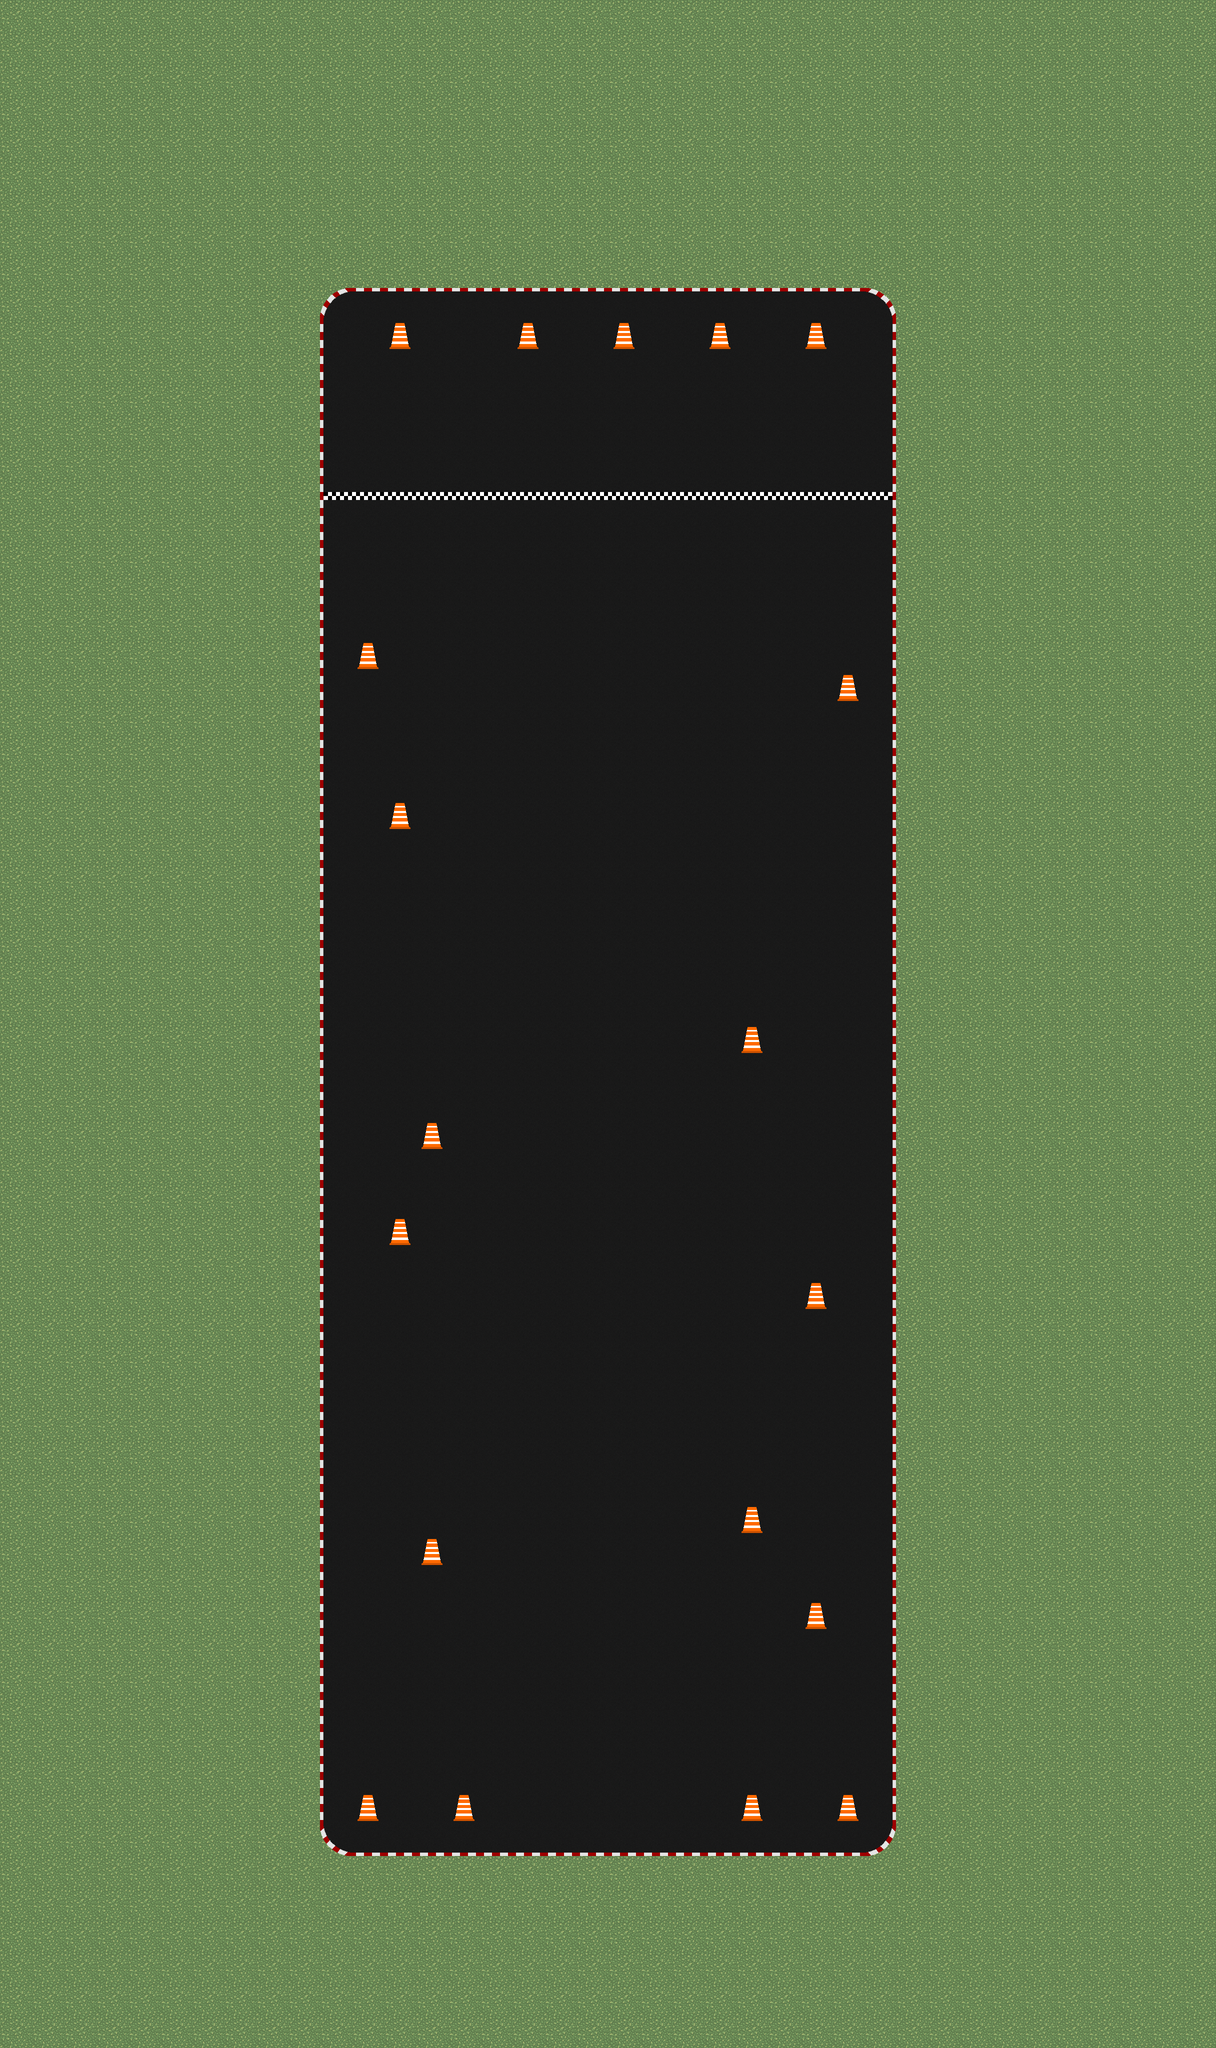

Tiled map render using the project's own tile images. Description and the map definition, with tile-layer contents summarised, below:
An orthogonal 38x64 tile map with 64x64 px tiles, 2 tile layers (base, overlay) and 5 objects (4x wall, hint_player_start).

<map version="1.10" tiledversion="1.10.2" orientation="orthogonal" renderorder="right-down" width="38" height="64" tilewidth="64" tileheight="64" infinite="0" nextlayerid="4" nextobjectid="7">
 <tileset firstgid="1" source="tileset.tsx" />
 <layer id="1" name="base" width="38" height="64" locked="1">
  <data>[2432 cells, 2432 non-empty, 6 distinct tile ids]</data>
 </layer>
 <layer id="3" name="overlay" width="38" height="64" locked="1">
  <data>[2432 cells, 41 non-empty, 8 distinct tile ids]</data>
 </layer>
 <objectgroup id="2" name="Object Layer 1">
  <object id="1" type="hint_player_start" x="1152" y="3392" width="64" height="64">
   <properties>
    <property name="solid" type="bool" value="false" />
    <property name="static" type="bool" value="true" />
   </properties>
  </object>
  <object id="3" type="wall" x="640" y="512" width="1152" height="64">
   <properties>
    <property name="solid" type="bool" value="true" />
    <property name="static" type="bool" value="true" />
   </properties>
  </object>
  <object id="4" type="wall" x="1792" y="576" width="64" height="3136">
   <properties>
    <property name="solid" type="bool" value="true" />
    <property name="static" type="bool" value="true" />
   </properties>
  </object>
  <object id="5" type="wall" x="576" y="576" width="64" height="3136">
   <properties>
    <property name="solid" type="bool" value="true" />
    <property name="static" type="bool" value="true" />
   </properties>
  </object>
  <object id="6" type="wall" x="640" y="3712" width="1152" height="64">
   <properties>
    <property name="solid" type="bool" value="true" />
    <property name="static" type="bool" value="true" />
   </properties>
  </object>
 </objectgroup>
</map>